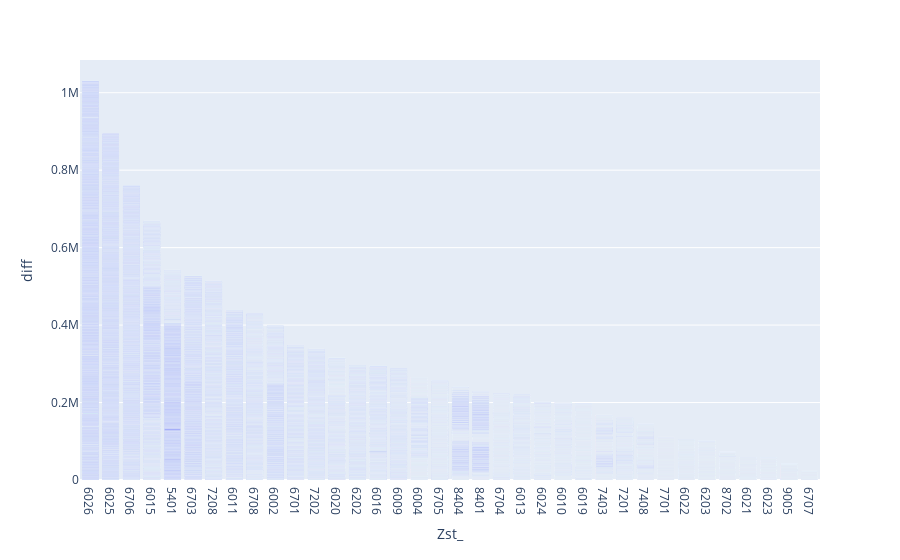

Notebook code for this chart:
### Code cell
import plotly.express as px


fig = px.bar(result, x='Zst_', y='diff')
fig.update_layout(barmode='group', xaxis={'categoryorder':'total descending'})

fig.update_xaxes(type='category')

fig.show()

### Figure 1 — Plotly figure (JSON) as saved in the notebook; plotly's stock layout.template omitted (floating-point values rounded to 4 significant figures; data arrays with more than 128 entries replaced by an {"elided": "..."} marker saying what was removed)
{"data": [{"alignmentgroup": "True", "hovertemplate": "Zst_=%{x}<br>diff=%{y}<extra></extra>", "legendgroup": "", "marker": {"color": "#636efa", "pattern": {"shape": ""}}, "name": "", "offsetgroup": "", "orientation": "v", "showlegend": false, "textposition": "auto", "type": "bar", "x": {"elided": "29484 int values"}, "xaxis": "x", "y": {"elided": "29484 int values"}, "yaxis": "y"}], "layout": {"barmode": "group", "legend": {"tracegroupgap": 0}, "margin": {"t": 60}, "xaxis": {"anchor": "y", "categoryorder": "total descending", "domain": [0, 1], "title": {"text": "Zst_"}, "type": "category"}, "yaxis": {"anchor": "x", "domain": [0, 1], "title": {"text": "diff"}}}}
